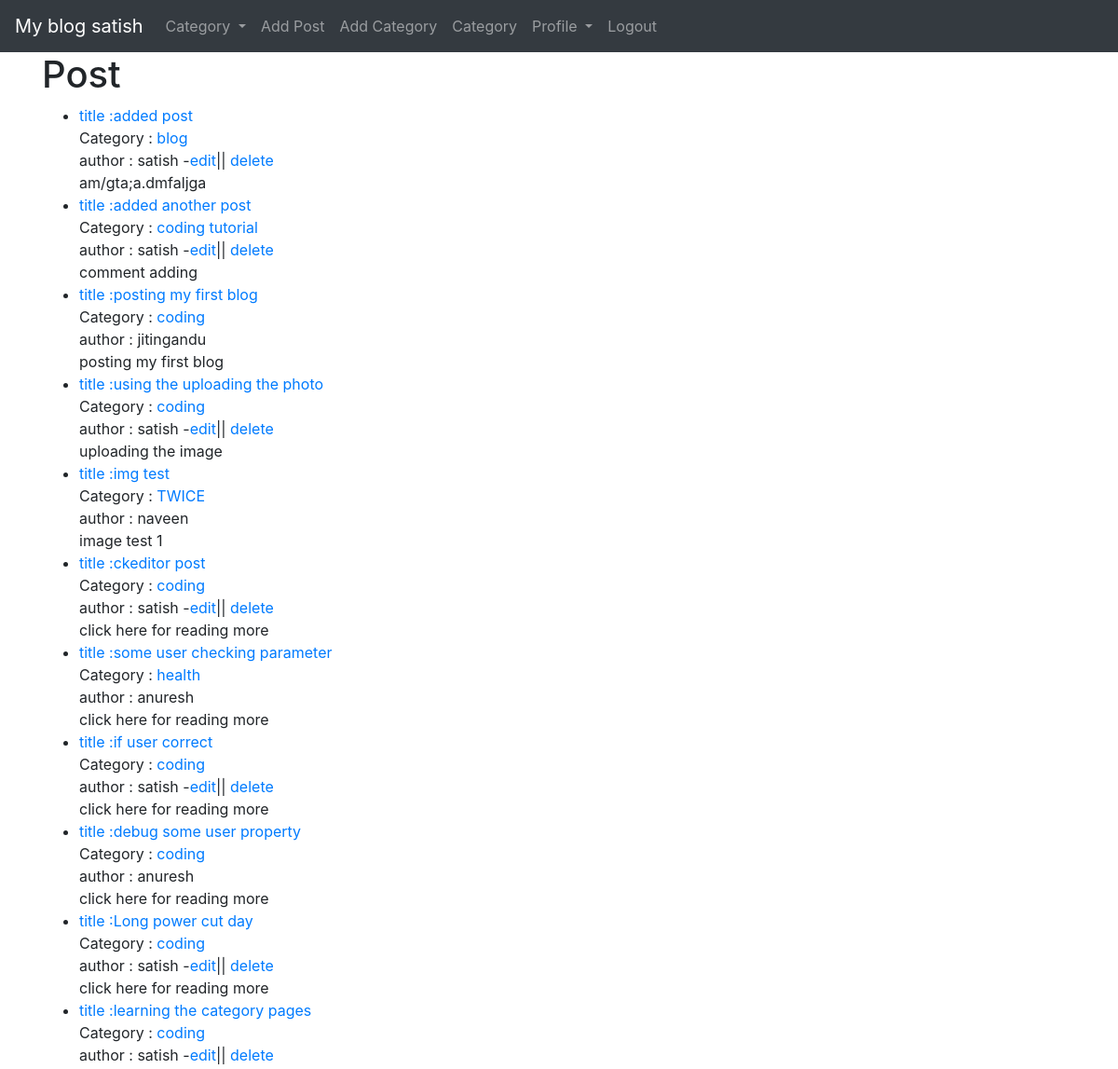
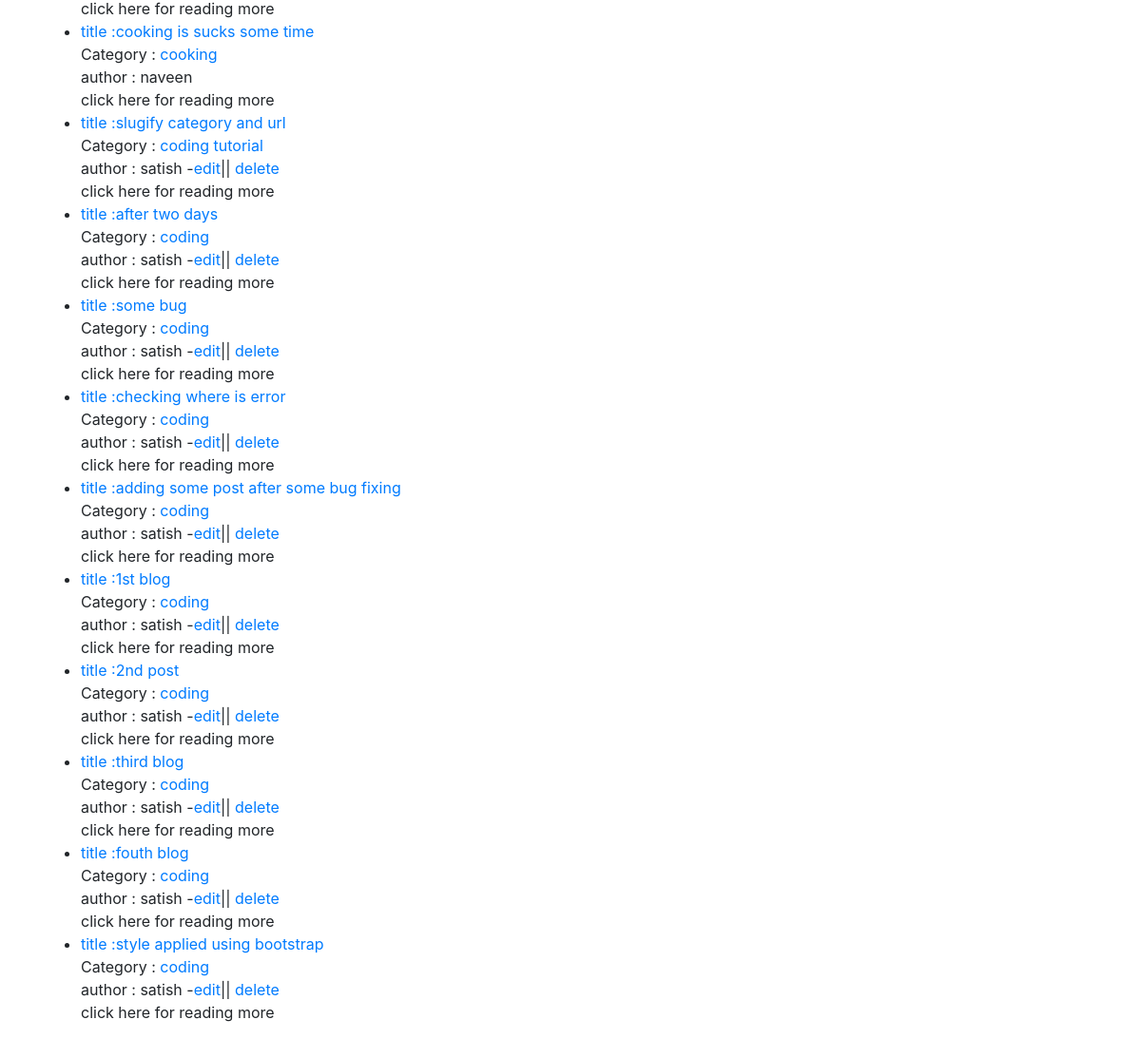
The app's page / (signed in) with its own data (2 pictures, top to bottom).
### theblog/models.py (models this page shows, shortened)
class Post(models.Model):
    title = models.CharField(max_length=255)
    title_tag = models.CharField(max_length=60)
    author = models.ForeignKey(User,on_delete=models.CASCADE)
    category = models.CharField(max_length=100)
    body = RichTextField(blank=True,null=True)
    post_date = models.DateField(auto_now_add=True)
    snippet = models.CharField(max_length=300)
    likes = models.ManyToManyField(User, related_name="blog_post")
    header_image = models.ImageField(null=True, blank=True , upload_to="image/")

### theblog/views.py (the view)
# urls.py: path('', HomeView.as_view() , name="home"),
class HomeView(ListView):
    model = Post
    template_name = 'home.html'
    ordering = ['-post_date']
    def get_context_data(self, *args,**kwargs):
        cat_menu = Category.objects.all()
        context = super(HomeView,self).get_context_data(*args,**kwargs)
        context["cat_menu"] = cat_menu
        return context

### theblog/models.py (called while the page is built)
    def __str__(self):
        return f"{self.name}"

### theblog/templates/home.html (shortened to what this page needs)
{% extends 'base.html' %}
{% block content %}
<h1>Post</h1>
<ul>
    {% for post in object_list %}
        <li>
        <a href="{% url 'home:detail' post.pk %}"> title :{{ post.title }}</a><br>Category : <a href="{% url 'home:categoryViews' post.category|slugify %}">{{post.category}}</a><br>
        author :  {{ post.author}}
        {% if user.is_authenticated %}
            {% if user.id == post.author.id %}
                 -<a href="{% url 'home:update' post.pk%}">edit</a>|| <a href="{% url 'home:delete' post.pk%}">delete</a>
            {% endif %}
         {% endif %}
            <br/>
            {{ post.snippet }}
         </li>
    {% endfor %}
</ul>
{% endblock %}

### theblog/templates/base.html (shortened to what this page needs)
<!DOCTYPE html>
<html lang="en">
  <head>
    <link rel="stylesheet" href="https://stackpath.bootstrapcdn.com/bootstrap/4.5.2/css/bootstrap.min.css">
  </head>
  <body>
    <nav class="navbar navbar-expand-lg navbar-dark bg-dark">
        <a class="navbar-brand" href="{% url 'home:home' %}">My blog
          {% if user.is_authenticated %}
            {{user.username}}
          {% endif %}
        </a>
        <div class="collapse navbar-collapse" id="navbarSupportedContent">
          <ul class="navbar-nav mr-auto">
            {% if cat_menu %}
            <li class="nav-item dropdown">
              <a class="nav-link dropdown-toggle" href="#" id="navbarDropdown" role="button" data-toggle="dropdown" aria-haspopup="true" aria-expanded="false">
                Category
              </a>
            </li>
            {% endif %}
            {% if user.is_authenticated %}
              <li class="nav-item">
                <a class="nav-link" href="{% url 'home:addPost' %}">Add Post</a>
              </li>
              <li class="nav-item">
                <a class="nav-link" href="{% url 'home:addCategory' %}">Add Category</a>
              </li>
              <li class="nav-item">
                <a class="nav-link" href="{% url 'home:category' %}">Category</a>
              </li>
              <li class="nav-item dropdown">
                <a class="nav-link dropdown-toggle" href="#" id="navbarDropdown" role="button" data-toggle="dropdown" aria-haspopup="true" aria-expanded="false">
                  Profile
                </a>
                </li>
              <li class="nav-item">
                <a class="nav-link" href="{% url 'logout' %}">Logout</a>
              </li>
            {% endif %}
          </ul>
        </div>
      </nav>
    <div class="container">
        {% block content %}
        {% endblock %}
    </div>
  </body>
</html>

### records on screen
Post: title "added post", category "blog", author "satish", shows "edit", snippet "am/gta;a.dmfaljga"
Post: title "added another post", category "coding tutorial", author "satish", shows "edit", snippet "comment adding"
Post: title "posting my first blog", category "coding", author "jitingandu", snippet "posting my first blog"
Post: title "using the uploading the photo", category "coding", author "satish", shows "edit", snippet "uploading the image"
Post: title "img test", category "TWICE", author "naveen", snippet "image test 1"
Post: title "ckeditor post", category "coding", author "satish", shows "delete", snippet "click here for reading more"
Post: title "some user checking parameter", category "health", author "anuresh", snippet "click here for reading more"
Post: title "if user correct", category "coding", author "satish", shows "edit", snippet "click here for reading more"
Post: title "debug some user property", category "coding", author "anuresh", snippet "click here for reading more"
Post: title "Long power cut day", category "coding", author "satish", shows "edit", snippet "click here for reading more"
Post: title "learning the category pages", category "coding", author "satish", shows "edit", snippet "click here for reading more"
Post: title "cooking is sucks some time", category "cooking", author "naveen", snippet "click here for reading more"
Post: title "slugify category and url", category "coding tutorial", author "satish", shows "edit", snippet "click here for reading more"
Post: title "after two days", category "coding", author "satish", shows "edit", snippet "click here for reading more"
Post: title "some bug", category "coding", author "satish", shows "edit", snippet "click here for reading more"
Post: title "checking where is error", category "coding", author "satish", shows "edit", snippet "click here for reading more"
Post: title "adding some post after some bug fixing", category "coding", author "satish", shows "edit", snippet "click here for reading more"
Post: title "1st blog", category "coding", author "satish", shows "edit", snippet "click here for reading more"
Post: title "2nd post", category "coding", author "satish", shows "edit", snippet "click here for reading more"
Post: title "third blog", category "coding", author "satish", shows "edit", snippet "click here for reading more"
Post: title "fouth blog", category "coding", author "satish", shows "edit", snippet "click here for reading more"
Post: title "style applied using bootstrap", category "coding", author "satish", shows "edit", snippet "click here for reading more"

### other values on screen
{{ user.username }} "satish"
